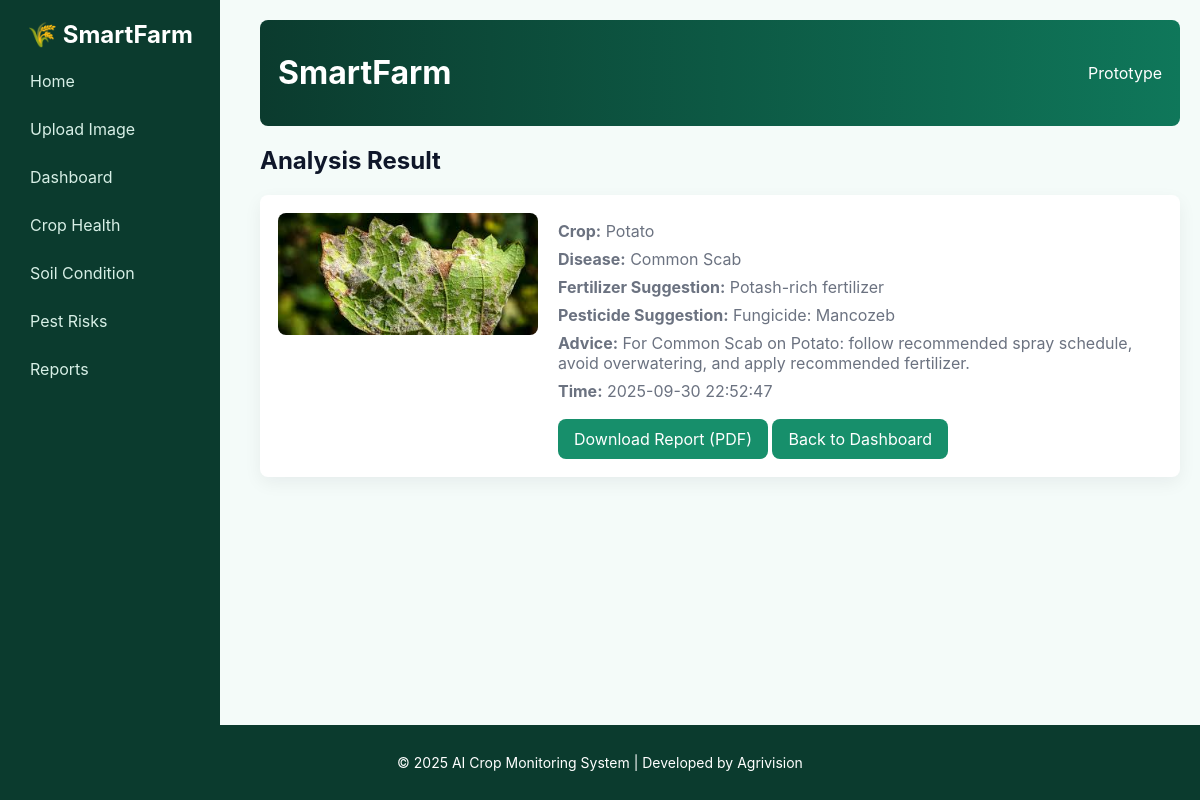
/result/8, run on the app's committed database.
### tables this page shows
CREATE TABLE uploads (
                id INTEGER PRIMARY KEY AUTOINCREMENT,
                filename TEXT,
                crop_pred TEXT,
                disease_pred TEXT,
                fertilizer TEXT,
                pesticide TEXT,
                advice TEXT,
                timestamp TEXT
                );

### app.py (the view)
@app.route("/result/<int:id>")
def result(id):
    conn = sqlite3.connect(DB_PATH)
    c = conn.cursor()
    c.execute("SELECT id, filename, crop_pred, disease_pred, fertilizer, pesticide, advice, timestamp FROM uploads WHERE id = ?", (id,))
    row = c.fetchone()
    conn.close()
    if not row:
        return "Result not found", 404
    data = {
        "id": row[0],
        "filename": row[1],
        "crop": row[2],
        "disease": row[3],
        "fertilizer": row[4],
        "pesticide": row[5],
        "advice": row[6],
        "timestamp": row[7]
    }
    return render_template("result.html", data=data)

### templates/result.html
{% extends "base.html" %}
{% block content %}
<h2>Analysis Result</h2>
<div class="result-card">
  <div class="img-col">
    <img src="{{ url_for('uploaded_file', filename=data.filename) }}" alt="uploaded" />
  </div>
  <div class="info-col">
    <p><strong>Crop:</strong> {{ data.crop }}</p>
    <p><strong>Disease:</strong> {{ data.disease }}</p>
    <p><strong>Fertilizer Suggestion:</strong> {{ data.fertilizer }}</p>
    <p><strong>Pesticide Suggestion:</strong> {{ data.pesticide }}</p>
    <p><strong>Advice:</strong> {{ data.advice }}</p>
    <p><strong>Time:</strong> {{ data.timestamp }}</p>
    <a class="btn" href="{{ url_for('download_report', id=data.id) }}">Download Report (PDF)</a>
    <a class="btn" href="{{ url_for('dashboard') }}">Back to Dashboard</a>
  </div>
</div>
{% endblock %}

### static/css/style.css (style rules this page uses)
:root { --bg:#f4fbf9; --accent:#178f6b; --card:#ffffff; --muted:#6b7280; }
* { box-sizing:border-box }
body { margin:0;font-family:Inter,Arial,Helvetica,sans-serif;background:var(--bg);color:#0f172a }
.btn { display:inline-block;background:var(--accent);color:#fff;padding:10px 16px;border-radius:8px;text-decoration:none;margin-top:10px }
.result-card { display:flex;gap:20px;background:var(--card);padding:18px;border-radius:8px;box-shadow:0 6px 18px rgba(15,23,42,0.06) }
.result-card img { max-width:260px;border-radius:8px;object-fit:cover }
.info-col p { margin:8px 0;color:var(--muted) }

### data on the page
uploads: filename (picture), crop "Potato", disease "Common Scab", fertilizer "Potash-rich fertilizer", pesticide "Fungicide: Mancozeb", advice "For Common Scab on Potato: follow recommended spray schedule, avoid overwatering, and apply recommended fertilizer.", timestamp "2025-09-30 22:52:47"
